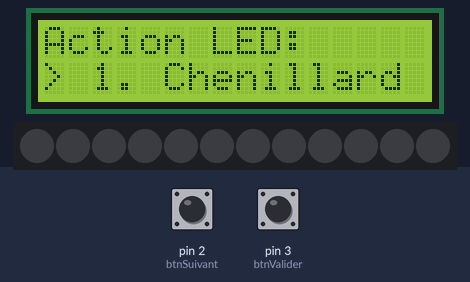
The sketch below on a simulated Arduino Uno, built with avr-gcc and run on an emulated ATmega328P. Parts: 16×2 character LCD, 12 RGB LEDs in strip order, left to right. Inputs (shaded band) come from the test bench; at power-on: pin 3 (btnValider) HIGH, pin 2 (btnSuivant) HIGH. Dim RGB values are drawn brighter than linear.

Above: at 2.8 s.
2.9 s: pin 3 (btnValider) pulled LOW for 0.15 s
At 2.95 s:
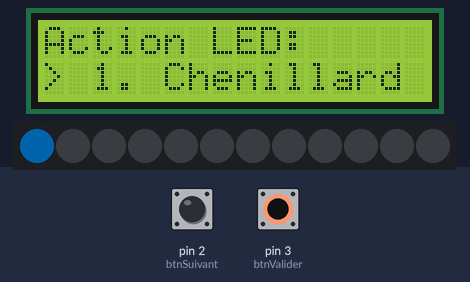
4.7 s: pin 2 (btnSuivant) pulled LOW for 0.15 s
At 5.4 s:
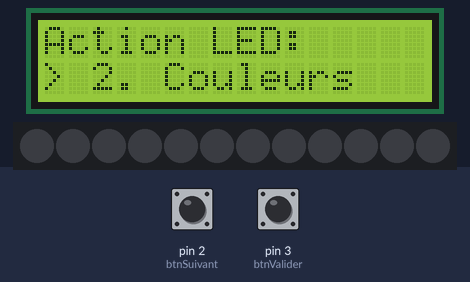
6.3 s: pin 2 (btnSuivant) pulled LOW for 1 s
At 7.8 s:
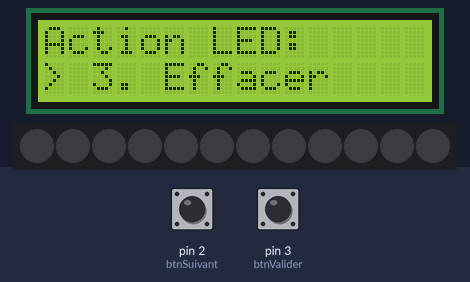
8.8 s: pin 2 (btnSuivant) pulled LOW for 3.2 s
At 9.8 s:
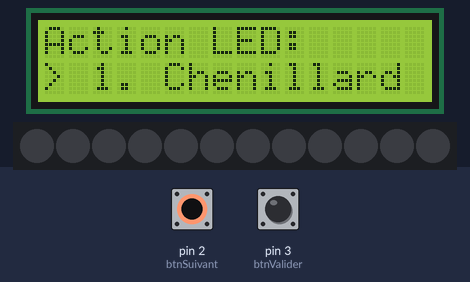
13.5 s: pin 2 (btnSuivant) driven LOW and pin 3 (btnValider) driven LOW
At 14.7 s:
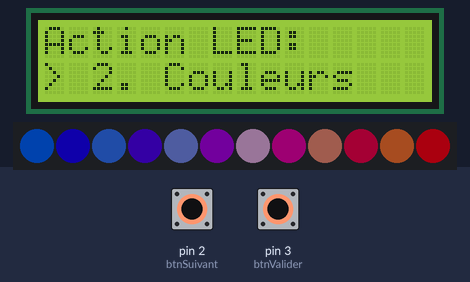
15.2 s: pin 2 (btnSuivant) pulsed HIGH 5 times (0.12 s each, 0.3 s apart)
At 17.6 s:
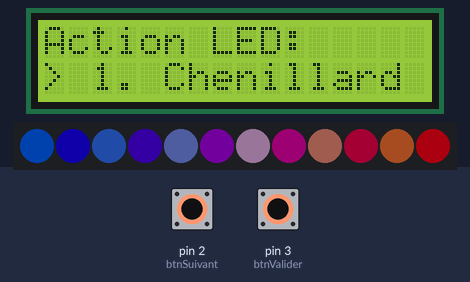
Timing chart, 0 to 19.1 s (numbered marks = the images above; inputs shaded):
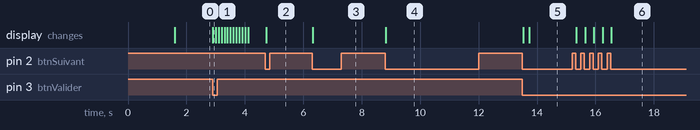

Measured:
- after the input at 4.7 s, the display: changes at once (image 2)
- after the input at 6.3 s, the display: changes at once (image 3)
- after the input at 8.8 s, the display: changes at once (image 4)
- after the input at 13.5 s, the display: first changes at once (image 5 shows a later state)
- after the input at 15.2 s, the display: first changes after 0.15 s (image 6 shows a later state)

The sketch:

projet41.ino
```cpp
#include <LiquidCrystal_I2C.h>
#include <Adafruit_NeoPixel.h>

// --- Configuration du LCD (I2C) ---
LiquidCrystal_I2C lcd(0x20, 16, 2);

// --- Configuration de l'Anneau NeoPixel ---
#define PIN_NEOPIXEL 11
#define NUMPIXELS 12 // Change à 16 ou 24 si tu prends un anneau plus grand
Adafruit_NeoPixel anneau(NUMPIXELS, PIN_NEOPIXEL, NEO_GRB + NEO_KHZ800);

// --- Configuration des Boutons ---
const int btnSuivant = 2;
const int btnValider = 3;

int etatMenu = 0; // 0=Chenillard, 1=Couleurs, 2=Effacer
const int MAX_MENU = 2;

// Variables pour l'anti-rebond
bool dernierEtatBtnS = HIGH;
bool dernierEtatBtnV = HIGH;

void setup() {
  lcd.init();
  lcd.backlight();
  lcd.print("MENU ANIMATION");
  delay(1500);

  // Initialisation NeoPixel
  anneau.begin();
  anneau.setBrightness(50); // Luminosité (0 à 255)
  anneau.show(); // Éteint tout par défaut

  // Boutons en PULLUP interne (activés sur état BAS/LOW)
  pinMode(btnSuivant, INPUT_PULLUP);
  pinMode(btnValider, INPUT_PULLUP);

  afficherMenu();
}

void loop() {
  // --- Bouton "Suivant" ---
  bool lectureS = digitalRead(btnSuivant);
  if (lectureS == LOW && dernierEtatBtnS == HIGH) {
    etatMenu++;
    if (etatMenu > MAX_MENU) etatMenu = 0;
    afficherMenu();
    delay(200);
  }
  dernierEtatBtnS = lectureS;

  // --- Bouton "Valider" ---
  bool lectureV = digitalRead(btnValider);
  if (lectureV == LOW && dernierEtatBtnV == HIGH) {
    executerAction();
    delay(200);
  }
  dernierEtatBtnV = lectureV;
}

// --- Fonctions d'affichage et d'action ---

void afficherMenu() {
  lcd.clear();
  lcd.setCursor(0, 0);
  lcd.print("Action LED:");
  lcd.setCursor(0, 1);
  if (etatMenu == 0) lcd.print("> 1. Chenillard");
  if (etatMenu == 1) lcd.print("> 2. Couleurs");
  if (etatMenu == 2) lcd.print("> 3. Effacer");
}

void executerAction() {
  anneau.clear();
  anneau.show();

  if (etatMenu == 0) {
    // Animation : Tourne en bleu, une LED à la fois
    for(int i = 0; i < NUMPIXELS; i++) {
      anneau.setPixelColor(i, anneau.Color(0, 150, 255)); // Bleu
      anneau.show();
      delay(100);
      anneau.setPixelColor(i, anneau.Color(0, 0, 0));     // Éteint
    }
    anneau.show(); // Laisse l'anneau éteint à la fin
  }
  else if (etatMenu == 1) {
    // Affichage : Dégradé fixe multi-couleurs
    for(int i = 0; i < NUMPIXELS; i++) {
      int rouge = (i * 255) / NUMPIXELS;
      int bleu = 255 - rouge;
      int vert = (i % 2 == 0) ? 100 : 0;
      anneau.setPixelColor(i, anneau.Color(rouge, vert, bleu));
    }
    anneau.show();
  }
  else if (etatMenu == 2) {
    // Effacer complètement
    anneau.clear();
    anneau.show();
  }
}
```
